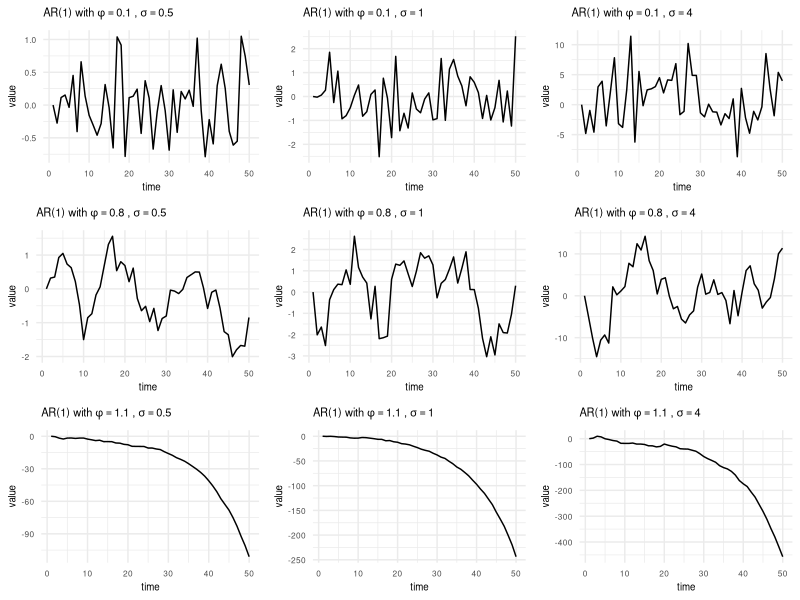

The R source for this figure:
# Load necessary libraries
library(ggplot2)
library(gridExtra)

# Function to simulate AR(1) process
simulate_ar1 <- function(phi, n, start_value, sd_shock) {
  series <- numeric(n)
  series[1] <- start_value
  for (i in 2:n) {
    series[i] <- phi * series[i - 1] + rnorm(1, mean = 0, sd = sd_shock)
  }
  return(series)
}

# Set parameters
n <- 50  # Number of observations
start_value <- 0  # Starting value for all series
coefficients <- c(0.1, 0.8, 1.1)
sd_shocks <- c(0.5, 1, 4)

# Prepare plots
plots <- list()
plot_num <- 1
for (coeff in coefficients) {
  for (sd_shock in sd_shocks) {
    sim_values <- simulate_ar1(coeff, n, start_value, sd_shock)
    title_text <- bquote("AR(1) with" ~ phi == .(coeff) ~ "," ~ sigma == .(sd_shock))
    p <- ggplot(data.frame(time = 1:n, value = sim_values), aes(x = time, y = value)) +
      geom_line() +
      ggtitle(title_text) +
      theme_minimal() +
      theme(plot.title = element_text(size = 8),  # Adjust title size
            axis.title = element_text(size = 7),  # Adjust axis title size
            axis.text = element_text(size = 6))   # Adjust axis text size
    plots[[plot_num]] <- p
    plot_num <- plot_num + 1
  }
}

# Combine all plots
do.call(grid.arrange, c(plots, ncol = 3))
